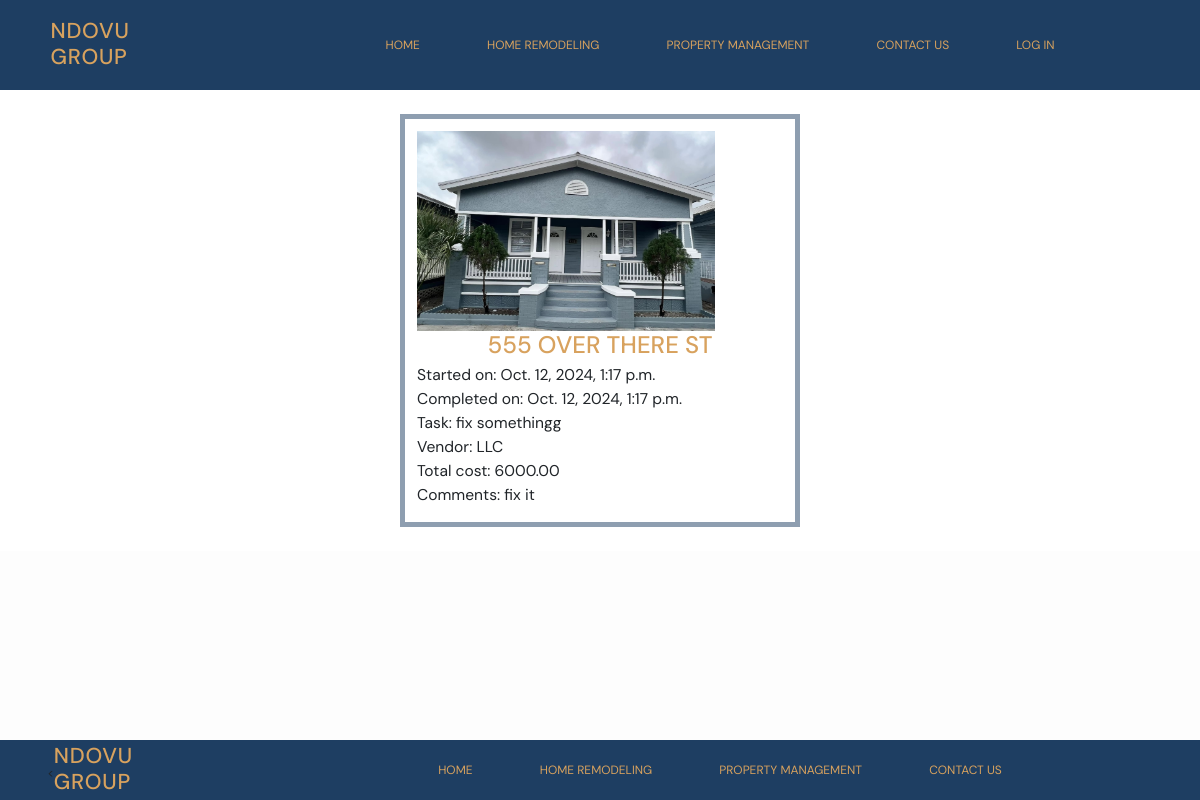
/projects/1/, run on the app's committed database.
### projects/models.py (models this page shows, shortened)
class Project(models.Model):
    name = models.CharField(max_length=128)
    image = models.ImageField(upload_to="static/img")
    tasks = models.CharField(max_length=200)
    vendor = models.CharField(max_length=50)
    total_cost = MoneyField(max_digits=14, decimal_places=2, default_currency='USD')
    comments = models.TextField()
    start_date = models.DateTimeField(auto_now_add=True)
    complete_date = models.DateTimeField(null=True, blank=True)

### projects/views.py (the view)
# urls.py: path("<int:pk>/", views.ProjectDetailView.as_view(), name="detail"),
class ProjectDetailView(DetailView): # read single, reads a single copy for read-only
        template_name = "projects/detail_project.html"
        model = Project

### templates/projects/detail_project.html (shortened to what this page needs)
{% extends 'base.html' %}
{% load static %}
{% block content %}
<div class="projects-list center-row">
    <div class="project-card">
        <img src="{{ project.image.url }}" alt="house">
        <h1> {{ project.name }} </h1>
        <p> Started on: {{ project.start_date }} </p>
        <p> Completed on: {{ project.complete_date }} </p>
        <p> Task: {{ project.tasks }} </p>
        <p> Vendor: {{ project.vendor }} </p>
        <p> Total cost: {{ project.total_cost }} </p>
        <p> Comments: {{ project.comments }} </p>
    </div>
</div>
{% endblock content %}

### static/css/base.css (style rules this page uses)
:root { --secondary-color-600: #d8a25e; --background-color: #fdfdfd; --surface-color: #1e3e62; --neutral-color:#2e2f30; --DM-font: "DM Sans", sans-serif; }
* { font-family: var(--DM-font); margin: 0; padding: 0; text-decoration: none; }
html { font-size: 16px; background-color: var(--background-color); }
h1 { color: var(--secondary-color-600); font-size: 2rem; text-transform: uppercase; text-align: center; }
p { line-height: 1.5rem; font-size: 1.3rem; }
.center-row { display: flex; justify-content: center; align-items: center; }

### static/css/section.css (style rules this page uses)
.projects-list { margin: 2rem 0px; }
.project-card { width: 400px; display: inline-block; border: 5px solid #1e3e6280; margin-bottom: 2rem; vertical-align: top; padding: 1rem; }
.project-card p { width: 90%; margin: 0.5rem 0; }
.project-card img { height: 200px; }

### static/css/responsive.css (style rules this page uses)
@media (max-width: 1645px) { html { font-size: 12px; } }

### data on the page
Project: image (picture), name "555 OVER THERE ST", start_date "Oct. 12, 2024, 1:17 p.m.", complete_date "Oct. 12, 2024, 1:17 p.m.", tasks "fix somethingg", vendor "LLC", total_cost "6000.00", comments "fix it"
